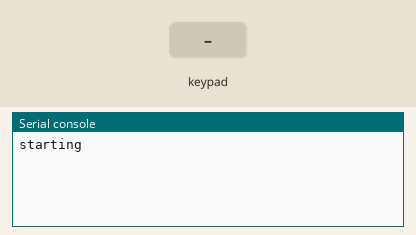
Simulated run of this program. Board: Raspberry Pi Pico running MicroPython. Shown: the last lines printed to the serial console. Inputs (shaded band) come from the test bench.

Above: at 1.2 s.
1.3 s: key '1' pressed
At 2.6 s:
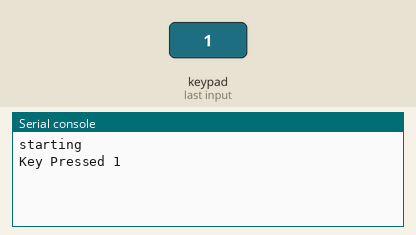
2.9 s: keypad keys 1 2 # pressed 0.4 s apart
At 4.8 s:
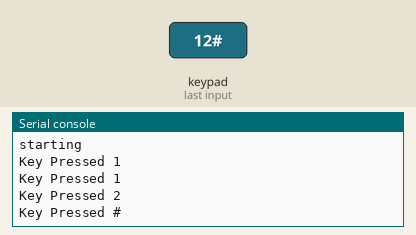
5.6 s: key 'A' pressed
At 6.6 s:
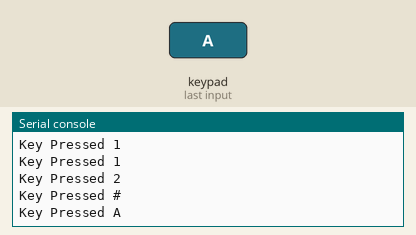
7.2 s: keypad keys 1 2 * pressed 0.4 s apart
At 8.9 s:
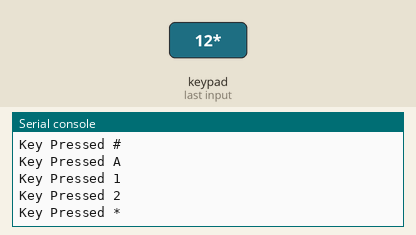
9.9 s: key 'B' pressed
At 10.7 s:
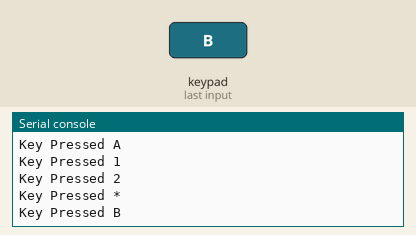

Measured:
- after the input at 1.3 s, the serial console: prints a new line after 0.11 s (image 1)
- after the input at 2.9 s, the serial console: prints a new line after 0.52 s (image 2)
- after the input at 5.6 s, the serial console: prints a new line after 0.13 s (image 3)
- after the input at 7.2 s, the serial console: prints a new line after 0.14 s (image 4)
- after the input at 9.9 s, the serial console: prints a new line after 0.15 s (image 5)

The program:

keypad_demo.py
```python
# demo 1

from machine import Pin
import time

# CONSTANTS
KEY_UP   = const(0)
KEY_DOWN = const(1)

keys = [['1', '2', '3', 'A'], ['4', '5', '6', 'B'], ['7', '8', '9', 'C'], ['*', '0', '#', 'D']]

# Pin names for Pico
rows = [6,7,8,9]
cols = [10,11,12,13]

# set pins for rows as outputs
row_pins = [Pin(pin_name, mode=Pin.OUT) for pin_name in rows]

# set pins for cols as inputs
col_pins = [Pin(pin_name, mode=Pin.IN, pull=Pin.PULL_DOWN) for pin_name in cols]

def init():
    for row in range(0,4):
        # for col in range(0,4):
        row_pins[row].low()

# return first key down found,
# or None if no key down
def scan():
    for row in range(4):
        row_pins[row].high()
        for col in range(4):
            if col_pins[col].value() == KEY_DOWN:
                row_pins[row].low()
                return keys[row][col]

        # reset row pin
        row_pins[row].low()

    return None

print("starting")

# set all the columns to low
init()

last_key = None
last_key_cnt = 0


while True:

    key = scan()
    if key != None:
        if key != last_key:
            last_key = key
            last_key_cnt = 1
        # ensure key pressed for 2 cycles
        elif last_key_cnt == 1:
            last_key_cnt = 2
            print("Key Pressed", key)

    else:
        last_key = None


    time.sleep_ms(100)

"""

while True:
    for row in range(4):
        for col in range(4):
            key = scan(row, col)
            if key == KEY_DOWN:
                print("Key Pressed", keys[row][col])
                last_key_press = keys[row][col]
"""
```
